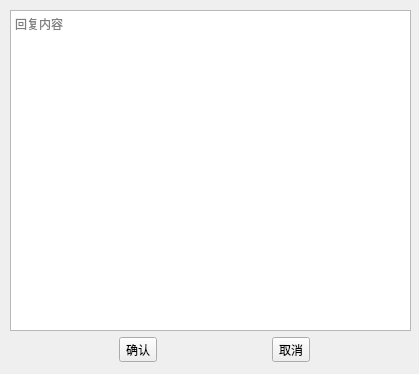
<?xml version="1.0" encoding="UTF-8"?>
<ui version="4.0">
 <class>ModifyApplyWidget</class>
 <widget class="QWidget" name="ModifyApplyWidget">
  <property name="geometry">
   <rect>
    <x>0</x>
    <y>0</y>
    <width>419</width>
    <height>374</height>
   </rect>
  </property>
  <property name="windowTitle">
   <string>回复消息</string>
  </property>
  <property name="windowIcon">
   <iconset resource="SIMS_res.qrc">
    <normaloff>:/SIM_System_Pics/resources/icon_login_2.png</normaloff>:/SIM_System_Pics/resources/icon_login_2.png</iconset>
  </property>
  <widget class="QWidget" name="widget" native="true">
   <property name="geometry">
    <rect>
     <x>10</x>
     <y>330</y>
     <width>411</width>
     <height>40</height>
    </rect>
   </property>
   <layout class="QHBoxLayout" name="horizontalLayout">
    <item>
     <widget class="QToolButton" name="toolButton">
      <property name="text">
       <string>确认</string>
      </property>
     </widget>
    </item>
    <item>
     <widget class="QToolButton" name="toolButton_2">
      <property name="text">
       <string>取消</string>
      </property>
     </widget>
    </item>
   </layout>
  </widget>
  <widget class="QTextEdit" name="textEdit">
   <property name="geometry">
    <rect>
     <x>10</x>
     <y>10</y>
     <width>401</width>
     <height>321</height>
    </rect>
   </property>
   <property name="placeholderText">
    <string>回复内容</string>
   </property>
  </widget>
 </widget>
 <resources>
  <include location="SIMS_res.qrc"/>
 </resources>
 <connections/>
</ui>
